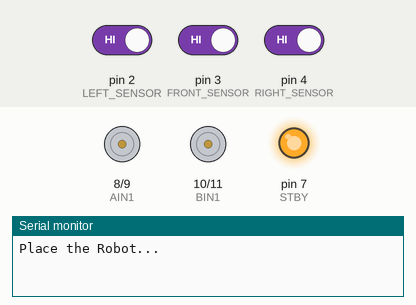
A sketch run on a simulated Arduino Uno, built with avr-gcc and run on an emulated ATmega328P. Shown: motor-driver pin pairs drawn as motors (green arrow = first pin HIGH = forward, orange = second pin HIGH = backward, longer = more drive, scaled by the enable pin, stopped while the standby pin is LOW), output pins drawn as LEDs (lit = HIGH), the last lines printed to the serial monitor. The inputs (shaded band) are chosen by the test bench; at power-on: pin 3 (FRONT_SENSOR) HIGH, pin 2 (LEFT_SENSOR) HIGH, pin 4 (RIGHT_SENSOR) HIGH.

Above: at 0.1 s.
At 5.22 s:
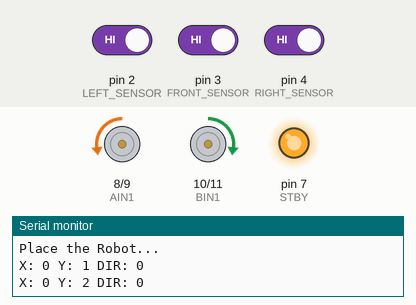
5.5 s: pin 3 (FRONT_SENSOR) driven LOW
At 5.92 s:
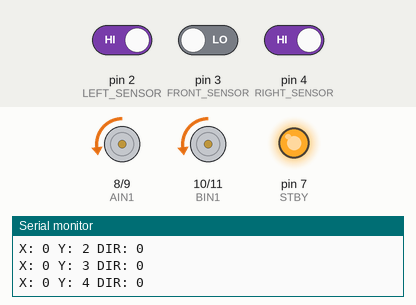
8.5 s: pin 2 (LEFT_SENSOR) driven LOW
Timing chart, 0 to 17.5 s (numbered marks = the images above; inputs shaded):
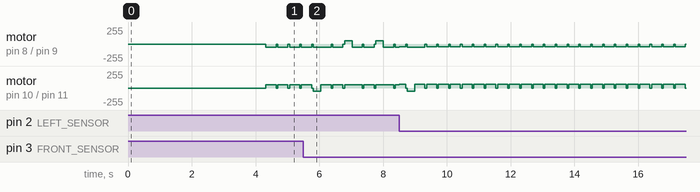

The sketch:

Maze_solving_code.ino
```cpp
// ===== Sensors =====
#define LEFT_SENSOR   2
#define FRONT_SENSOR  3
#define RIGHT_SENSOR  4

// ===== Motor Driver =====
#define PWMA 5
#define AIN1 8
#define AIN2 9

#define PWMB 6
#define BIN1 10
#define BIN2 11

#define STBY 7

#define SPEED 50
#define CORR 8

// ===== Setup =====
void setup() {
  Serial.begin(9600);//

  pinMode(LEFT_SENSOR, INPUT);
  pinMode(FRONT_SENSOR, INPUT);
  pinMode(RIGHT_SENSOR, INPUT);

  pinMode(PWMA, OUTPUT);
  pinMode(AIN1, OUTPUT);
  pinMode(AIN2, OUTPUT);

  pinMode(PWMB, OUTPUT);
  pinMode(BIN1, OUTPUT);
  pinMode(BIN2, OUTPUT);

  pinMode(STBY, OUTPUT);
  digitalWrite(STBY, HIGH);
  initMaze();

  Serial.println("Place the Robot...");
  delay(4000);

  stopBot();
  delay(200);
}

int x = 0, y = 0;
int dir = 0; // 0=NORTH

int dist[7][8];
bool wall[7][8][4];

// x → horizontal
// y → vertical

int dx[4] = {0, +1, 0, -1};
int dy[4] = {+1, 0, -1, 0};


//Boundry  setup
void initMaze() {

  for (int i = 0; i < 7; i++) {
    for (int j = 0; j < 8; j++) {
      dist[i][j] = abs(i - 3) + abs(j - 4);
    }
  }

  for (int i = 0; i < 7; i++) {
    for (int j = 0; j < 8; j++) {
      for (int d = 0; d < 4; d++) {
        wall[i][j][d] = false;
      }
    }
  }


  // Bottom & Top
  for (int i = 0; i < 7; i++) {
    setWall(i, 0, 2);   // SOUTH
    setWall(i, 7, 0);   // NORTH
  }

  // Left & Right
  for (int j = 0; j < 8; j++) {
    setWall(0, j, 3);   // WEST
    setWall(6, j, 1);   // EAST
  }
}

// Wall Update
void setWall(int x, int y, int d) {
  wall[x][y][d] = true;

  int nx = x + dx[d];
  int ny = y + dy[d];

  if (nx >= 0 && nx < 7 && ny >= 0 && ny < 8) {
    wall[nx][ny][(d + 2) % 4] = true;
  }
}
void updateWalls(int left, int front, int right) {

  if (front == LOW)
    setWall(x, y, dir);

  if (left == LOW)
    setWall(x, y, (dir + 3) % 4);

  if (right == LOW)
    setWall(x, y, (dir + 1) % 4);
}

//Flood Fill Algorithm
void floodFill() {

  bool changed = true;

  while (changed) {
    changed = false;

    for (int i = 0; i < 7; i++) {
      for (int j = 0; j < 8; j++) {

        int minVal = 255;

        for (int d = 0; d < 4; d++) {

          if (wall[i][j][d]) continue;

          int nx = i + dx[d];
          int ny = j + dy[d];

          if (nx >= 0 && nx < 7 && ny >= 0 && ny < 8) {
            minVal = min(minVal, dist[nx][ny]);
          }
        }

        if (minVal != 255 && dist[i][j] != minVal + 1) {
          dist[i][j] = minVal + 1;
          changed = true;
        }
      }
    }
  }
}

//Choose the best direction
int chooseBestDir() {

  int priority[4] = {
    dir,
    (dir + 3) % 4,
    (dir + 1) % 4,
    (dir + 2) % 4
  };

  int bestDir = dir;
  int bestVal = 255;

  for (int i = 0; i < 4; i++) {
    int d = priority[i];

    if (wall[x][y][d]) continue;

    int nx = x + dx[d];
    int ny = y + dy[d];

    if (nx >= 0 && nx < 7 && ny >= 0 && ny < 8) {
      if (dist[nx][ny] < bestVal) {
        bestVal = dist[nx][ny];
        bestDir = d;
      }
    }
  }

  return bestDir;
}

// Angle adjustment
void rotateTo(int targetDir) {

  int turn = (targetDir - dir + 4) % 4;

  if (turn == 1) turnRight();
  else if (turn == 3) turnLeft();
  else if (turn == 2) uTurn();

  dir = targetDir;
}

//Cell Movement
void moveOneCell() {

  unsigned long start = millis();

  while (millis() - start < 320) {

    int left  = digitalRead(LEFT_SENSOR);
    int right = digitalRead(RIGHT_SENSOR);

    moveForwardCorrected(left, right);
  }

  stopBot();
  delay(50);

  x += dx[dir];
  y += dy[dir];
}

// ===== LOOP =====
void loop() {

  int left  = digitalRead(LEFT_SENSOR);
  int front = digitalRead(FRONT_SENSOR);
  int right = digitalRead(RIGHT_SENSOR);

  // Step 1: Update walls
  updateWalls(left, front, right);

  // Step 2: Flood fill
  floodFill();

  // Step 3: Choose direction
  int bestDir = chooseBestDir();

  // Step 4: Rotate
  rotateTo(bestDir);

  // Step 5: Move
  moveOneCell();

  //Just for the me to understant how the robot think
  Serial.print("X: "); Serial.print(x);
  Serial.print(" Y: "); Serial.print(y);
  Serial.print(" DIR: "); Serial.println(dir);

  // Step 6: Goal check
  if (x == 3 && y == 4) {
    stopBot();
    delay(50);
    while (1);
  }
}

// ===== FORWARD WITH ALIGNMENT =====
void moveForwardCorrected(int left, int right) {

  int leftSpeed  = SPEED;
  int rightSpeed = SPEED;

  if (left == LOW && right == HIGH) {
    leftSpeed  = SPEED - CORR;
    rightSpeed = SPEED + CORR;
  }
  else if (right == LOW && left == HIGH) {
    leftSpeed  = SPEED + CORR;
    rightSpeed = SPEED - CORR;
  }

  // FORWARD (your correct direction)
  digitalWrite(AIN1, LOW);
  digitalWrite(AIN2, HIGH);

  digitalWrite(BIN1, HIGH);
  digitalWrite(BIN2, LOW);

  analogWrite(PWMA, leftSpeed);
  analogWrite(PWMB, rightSpeed);
}

// ===== STOP =====
void stopBot() {
  analogWrite(PWMA, 0);
  analogWrite(PWMB, 0);
}

// ===== TURNS =====

void turnLeft() {

  // LEFT backward
  digitalWrite(AIN1, HIGH);
  digitalWrite(AIN2, LOW);

  // RIGHT forward
  digitalWrite(BIN1, HIGH);
  digitalWrite(BIN2, LOW);

  analogWrite(PWMA, SPEED);
  analogWrite(PWMB, SPEED);

  delay(240);   // tuned
  stopBot();
}

void turnRight() {

  // LEFT forward
  digitalWrite(AIN1, LOW);
  digitalWrite(AIN2, HIGH);

  // RIGHT backward
  digitalWrite(BIN1, LOW);
  digitalWrite(BIN2, HIGH);

  analogWrite(PWMA, SPEED);
  analogWrite(PWMB, SPEED);

  delay(240);   // tuned
  stopBot();
}

//  FIXED U-TURN (REAL 180°)
void uTurn() {

  // LEFT forward
  digitalWrite(AIN1, LOW);
  digitalWrite(AIN2, HIGH);

  // RIGHT backward
  digitalWrite(BIN1, LOW);
  digitalWrite(BIN2, HIGH);

  analogWrite(PWMA, SPEED);
  analogWrite(PWMB, SPEED);

  delay(500);   // slightly reduced
  stopBot();
}
```
